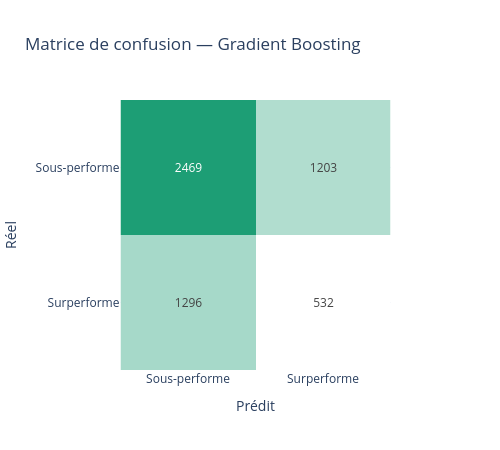

The notebook cell saved with this chart:
### Code cell
# Prédictions avec seuil de 0.60
y_pred = (y_prob >= 0.60).astype(int)

# Calcul de la matrice
cm = confusion_matrix(y_test, y_pred)

# Graphique
fig = px.imshow(
    cm,
    text_auto=True,
    labels=dict(x="Prédit", y="Réel", color="Nombre"),
    x=["Sous-performe", "Surperforme"],
    y=["Sous-performe", "Surperforme"],
    color_continuous_scale=["white", "#1D9E75"],
    title="Matrice de confusion — Gradient Boosting",
    template="plotly_white",
    width=500, height=450
)

fig.update_layout(coloraxis_showscale=False)
fig.show()

fig.write_html("../results/figures/03_matrice_confusion.html")
fig.write_image("../results/figures/03_matrice_confusion.png")

### Figure 1 — Plotly figure (JSON) as saved in the notebook; plotly's stock layout.template omitted (floating-point values rounded to 4 significant figures)
{"data": [{"coloraxis": "coloraxis", "hovertemplate": "Prédit: %{x}<br>Réel: %{y}<br>Nombre: %{z}<extra></extra>", "name": "0", "texttemplate": "%{z}", "type": "heatmap", "x": ["Sous-performe", "Surperforme"], "xaxis": "x", "y": ["Sous-performe", "Surperforme"], "yaxis": "y", "z": [[2469, 1203], [1296, 532]]}], "layout": {"coloraxis": {"colorbar": {"title": {"text": "Nombre"}}, "colorscale": [[0, "white"], [1, "#1D9E75"]], "showscale": false}, "height": 450, "title": {"text": "Matrice de confusion — Gradient Boosting"}, "width": 500, "xaxis": {"anchor": "y", "constrain": "domain", "domain": [0, 1], "scaleanchor": "y", "title": {"text": "Prédit"}}, "yaxis": {"anchor": "x", "autorange": "reversed", "constrain": "domain", "domain": [0, 1], "title": {"text": "Réel"}}}}
